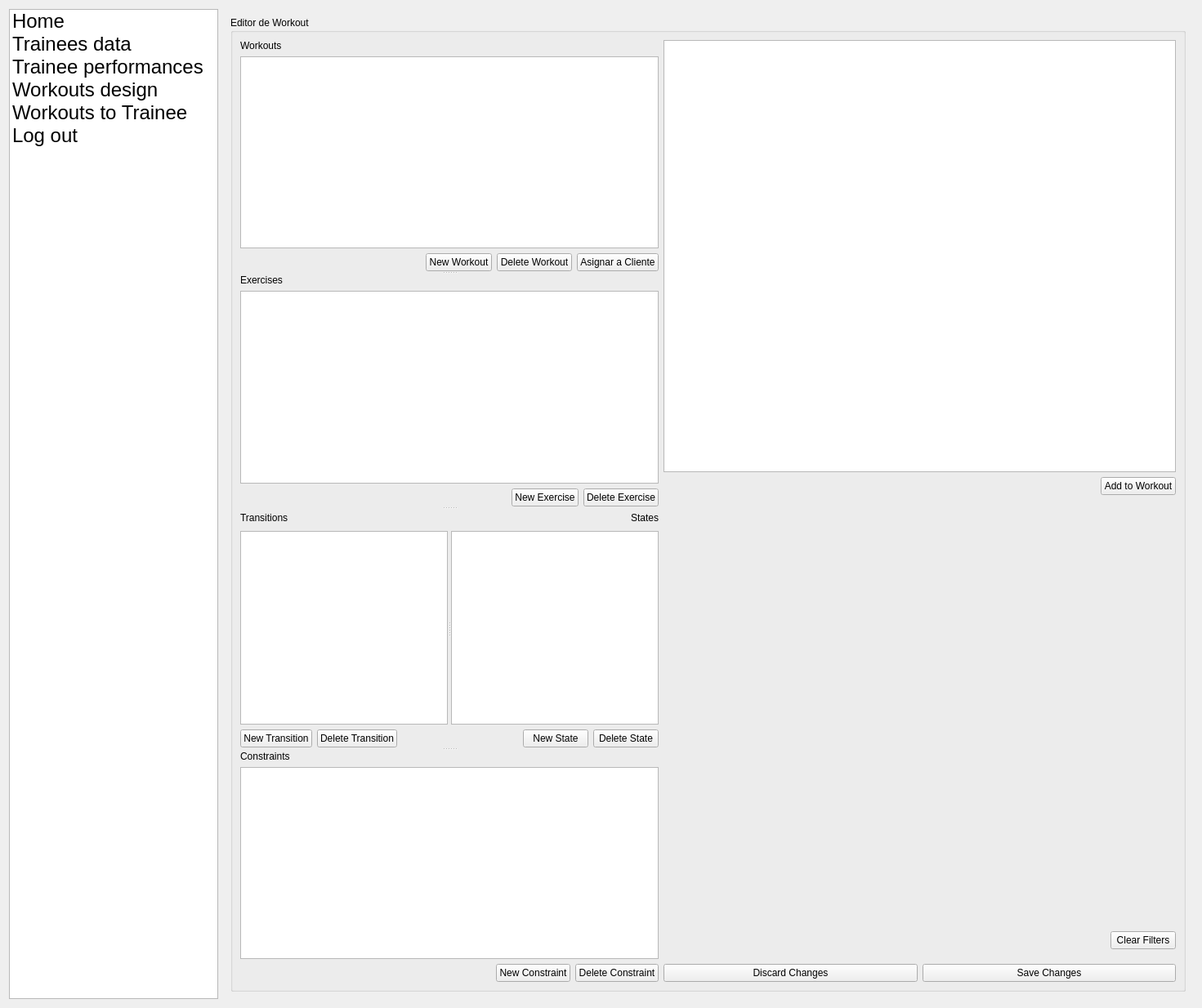
<?xml version="1.0" encoding="UTF-8"?>
<ui version="4.0">
 <class>TrainerBoardWidget</class>
 <widget class="QWidget" name="TrainerBoardWidget">
  <property name="geometry">
   <rect>
    <x>0</x>
    <y>0</y>
    <width>1471</width>
    <height>1234</height>
   </rect>
  </property>
  <layout class="QHBoxLayout" name="horizontalLayout">
   <item>
    <widget class="QListWidget" name="listWidget">
     <property name="sizePolicy">
      <sizepolicy hsizetype="Minimum" vsizetype="MinimumExpanding">
       <horstretch>0</horstretch>
       <verstretch>0</verstretch>
      </sizepolicy>
     </property>
     <property name="font">
      <font>
       <pointsize>18</pointsize>
      </font>
     </property>
     <item>
      <property name="text">
       <string>Home</string>
      </property>
     </item>
     <item>
      <property name="text">
       <string>Trainees data</string>
      </property>
     </item>
     <item>
      <property name="text">
       <string>Trainee performances</string>
      </property>
     </item>
     <item>
      <property name="text">
       <string>Workouts design</string>
      </property>
     </item>
     <item>
      <property name="text">
       <string>Workouts to Trainee</string>
      </property>
     </item>
     <item>
      <property name="text">
       <string>Log out</string>
      </property>
     </item>
    </widget>
   </item>
   <item>
    <widget class="QStackedWidget" name="stackedWidget">
     <property name="currentIndex">
      <number>1</number>
     </property>
     <widget class="QWidget" name="HomePage">
      <layout class="QVBoxLayout" name="verticalLayout_clients">
       <item>
        <layout class="QVBoxLayout" name="verticalLayout">
         <item>
          <widget class="QGroupBox" name="groupBox">
           <property name="title">
            <string>GroupBox</string>
           </property>
           <widget class="QLabel" name="pictureLabel">
            <property name="geometry">
             <rect>
              <x>30</x>
              <y>80</y>
              <width>181</width>
              <height>201</height>
             </rect>
            </property>
            <property name="text">
             <string>TextLabel</string>
            </property>
           </widget>
           <widget class="QWidget" name="formLayoutWidget">
            <property name="geometry">
             <rect>
              <x>220</x>
              <y>50</y>
              <width>351</width>
              <height>421</height>
             </rect>
            </property>
            <layout class="QFormLayout" name="formLayout">
             <item row="0" column="0">
              <widget class="QLabel" name="label_2">
               <property name="font">
                <font>
                 <pointsize>18</pointsize>
                </font>
               </property>
               <property name="text">
                <string>Id number:</string>
               </property>
              </widget>
             </item>
             <item row="0" column="1">
              <widget class="QLabel" name="IdUserLabel">
               <property name="font">
                <font>
                 <pointsize>18</pointsize>
                </font>
               </property>
               <property name="text">
                <string>TextLabel</string>
               </property>
              </widget>
             </item>
             <item row="1" column="0">
              <widget class="QLabel" name="label_4">
               <property name="font">
                <font>
                 <pointsize>18</pointsize>
                </font>
               </property>
               <property name="text">
                <string>User Name</string>
               </property>
              </widget>
             </item>
             <item row="3" column="0">
              <widget class="QLabel" name="label_5">
               <property name="font">
                <font>
                 <pointsize>18</pointsize>
                </font>
               </property>
               <property name="text">
                <string>Email:</string>
               </property>
              </widget>
             </item>
             <item row="9" column="0">
              <widget class="QLabel" name="label_8">
               <property name="font">
                <font>
                 <pointsize>18</pointsize>
                </font>
               </property>
               <property name="text">
                <string/>
               </property>
              </widget>
             </item>
             <item row="4" column="0">
              <widget class="QLabel" name="label_9">
               <property name="font">
                <font>
                 <pointsize>18</pointsize>
                </font>
               </property>
               <property name="text">
                <string>Qualyfications</string>
               </property>
              </widget>
             </item>
             <item row="5" column="0">
              <widget class="QLabel" name="label_10">
               <property name="font">
                <font>
                 <pointsize>18</pointsize>
                </font>
               </property>
               <property name="text">
                <string>Expertisse</string>
               </property>
              </widget>
             </item>
             <item row="6" column="0">
              <widget class="QLabel" name="label_11">
               <property name="font">
                <font>
                 <pointsize>18</pointsize>
                </font>
               </property>
               <property name="text">
                <string>Years</string>
               </property>
              </widget>
             </item>
             <item row="7" column="0">
              <widget class="QLabel" name="label_6">
               <property name="font">
                <font>
                 <pointsize>18</pointsize>
                </font>
               </property>
               <property name="text">
                <string>Trainer Since:</string>
               </property>
              </widget>
             </item>
             <item row="8" column="0">
              <widget class="QLabel" name="label_7">
               <property name="font">
                <font>
                 <pointsize>18</pointsize>
                </font>
               </property>
               <property name="text">
                <string>Last Log:</string>
               </property>
              </widget>
             </item>
             <item row="10" column="0">
              <widget class="QLabel" name="label_12">
               <property name="font">
                <font>
                 <pointsize>18</pointsize>
                </font>
               </property>
               <property name="text">
                <string>Remarks</string>
               </property>
              </widget>
             </item>
             <item row="1" column="1">
              <widget class="QLabel" name="userNameLabel">
               <property name="font">
                <font>
                 <pointsize>18</pointsize>
                </font>
               </property>
               <property name="text">
                <string>TextLabel</string>
               </property>
              </widget>
             </item>
             <item row="3" column="1">
              <widget class="QLabel" name="emailLabel">
               <property name="font">
                <font>
                 <pointsize>18</pointsize>
                </font>
               </property>
               <property name="text">
                <string>TextLabel</string>
               </property>
              </widget>
             </item>
             <item row="2" column="1">
              <widget class="QLabel" name="label_15">
               <property name="font">
                <font>
                 <pointsize>18</pointsize>
                </font>
               </property>
               <property name="text">
                <string>TextLabel</string>
               </property>
              </widget>
             </item>
             <item row="4" column="1">
              <widget class="QLabel" name="qualificationsLabel">
               <property name="font">
                <font>
                 <pointsize>18</pointsize>
                </font>
               </property>
               <property name="text">
                <string>TextLabel</string>
               </property>
              </widget>
             </item>
             <item row="5" column="1">
              <widget class="QLabel" name="expertiseLabel">
               <property name="font">
                <font>
                 <pointsize>18</pointsize>
                </font>
               </property>
               <property name="text">
                <string>TextLabel</string>
               </property>
              </widget>
             </item>
             <item row="6" column="1">
              <widget class="QLabel" name="yearsLabel">
               <property name="font">
                <font>
                 <pointsize>18</pointsize>
                </font>
               </property>
               <property name="text">
                <string>TextLabel</string>
               </property>
              </widget>
             </item>
             <item row="7" column="1">
              <widget class="QLabel" name="sinceLabel">
               <property name="font">
                <font>
                 <pointsize>18</pointsize>
                </font>
               </property>
               <property name="text">
                <string>TextLabel</string>
               </property>
              </widget>
             </item>
             <item row="8" column="1">
              <widget class="QLabel" name="logLabel">
               <property name="font">
                <font>
                 <pointsize>18</pointsize>
                </font>
               </property>
               <property name="text">
                <string>TextLabel</string>
               </property>
              </widget>
             </item>
             <item row="10" column="1">
              <widget class="QLabel" name="resumeLabel">
               <property name="font">
                <font>
                 <pointsize>18</pointsize>
                </font>
               </property>
               <property name="text">
                <string>TextLabel</string>
               </property>
              </widget>
             </item>
            </layout>
           </widget>
          </widget>
         </item>
        </layout>
       </item>
      </layout>
     </widget>
     <widget class="QWidget" name="workoutsPage">
      <layout class="QGridLayout" name="gridLayout">
       <item row="0" column="0">
        <layout class="QVBoxLayout" name="verticalLayout_2">
         <item>
          <widget class="QGroupBox" name="groupBox_2">
           <property name="title">
            <string>Editor de Workout</string>
           </property>
           <layout class="QGridLayout" name="gridLayout_2">
            <item row="0" column="1">
             <layout class="QVBoxLayout" name="verticalLayout_4">
              <item>
               <widget class="QTableView" name="tableExercisesLibrary"/>
              </item>
              <item>
               <layout class="QHBoxLayout" name="horizontalLayout_8">
                <item>
                 <spacer name="horizontalSpacer_5">
                  <property name="orientation">
                   <enum>Qt::Orientation::Horizontal</enum>
                  </property>
                  <property name="sizeHint" stdset="0">
                   <size>
                    <width>40</width>
                    <height>20</height>
                   </size>
                  </property>
                 </spacer>
                </item>
                <item>
                 <widget class="QPushButton" name="AddToWorkout_Button">
                  <property name="text">
                   <string>Add to Workout</string>
                  </property>
                 </widget>
                </item>
               </layout>
              </item>
              <item>
               <spacer name="verticalSpacer">
                <property name="orientation">
                 <enum>Qt::Orientation::Vertical</enum>
                </property>
                <property name="sizeHint" stdset="0">
                 <size>
                  <width>20</width>
                  <height>40</height>
                 </size>
                </property>
               </spacer>
              </item>
             </layout>
            </item>
            <item row="4" column="1">
             <layout class="QHBoxLayout" name="horizontalLayout_17">
              <item>
               <widget class="QPushButton" name="DischardButton">
                <property name="text">
                 <string>Discard Changes</string>
                </property>
               </widget>
              </item>
              <item>
               <widget class="QPushButton" name="saveButton">
                <property name="text">
                 <string>Save Changes</string>
                </property>
               </widget>
              </item>
             </layout>
            </item>
            <item row="1" column="1">
             <layout class="QHBoxLayout" name="horizontalLayout_21">
              <item>
               <spacer name="horizontalSpacer_8">
                <property name="orientation">
                 <enum>Qt::Orientation::Horizontal</enum>
                </property>
                <property name="sizeHint" stdset="0">
                 <size>
                  <width>40</width>
                  <height>20</height>
                 </size>
                </property>
               </spacer>
              </item>
              <item>
               <widget class="QPushButton" name="clearFilters_Button">
                <property name="text">
                 <string>Clear Filters</string>
                </property>
               </widget>
              </item>
             </layout>
            </item>
            <item row="0" column="0" rowspan="5">
             <layout class="QVBoxLayout" name="verticalLayout_3">
              <item>
               <widget class="QSplitter" name="splitterWorkoutEditor">
                <property name="orientation">
                 <enum>Qt::Orientation::Vertical</enum>
                </property>
                <widget class="QWidget" name="verticalLayoutWidget_3">
                 <layout class="QVBoxLayout" name="verticalLayout_5">
                  <item>
                   <widget class="QLabel" name="label_13">
                    <property name="sizePolicy">
                     <sizepolicy hsizetype="Fixed" vsizetype="Fixed">
                      <horstretch>0</horstretch>
                      <verstretch>0</verstretch>
                     </sizepolicy>
                    </property>
                    <property name="text">
                     <string>Workouts</string>
                    </property>
                   </widget>
                  </item>
                  <item>
                   <widget class="QTableView" name="tableWorkouts"/>
                  </item>
                  <item>
                   <layout class="QHBoxLayout" name="horizontalLayout_3">
                    <item>
                     <spacer name="horizontalSpacer">
                      <property name="orientation">
                       <enum>Qt::Orientation::Horizontal</enum>
                      </property>
                      <property name="sizeHint" stdset="0">
                       <size>
                        <width>40</width>
                        <height>20</height>
                       </size>
                      </property>
                     </spacer>
                    </item>
                    <item>
                     <widget class="QPushButton" name="new_WorkoutButton">
                      <property name="text">
                       <string>New Workout</string>
                      </property>
                     </widget>
                    </item>
                    <item>
                     <widget class="QPushButton" name="delete_WorkoutButton">
                      <property name="text">
                       <string>Delete Workout</string>
                      </property>
                     </widget>
                    </item>
                    <item>
                     <widget class="QPushButton" name="AssignButton">
                      <property name="text">
                       <string>Asignar a Cliente</string>
                      </property>
                     </widget>
                    </item>
                   </layout>
                  </item>
                  <item>
                   <layout class="QHBoxLayout" name="horizontalLayout_5"/>
                  </item>
                 </layout>
                </widget>
                <widget class="QWidget" name="verticalLayoutWidget_4">
                 <layout class="QVBoxLayout" name="verticalLayout_6">
                  <item>
                   <widget class="QLabel" name="label_16">
                    <property name="sizePolicy">
                     <sizepolicy hsizetype="Fixed" vsizetype="Fixed">
                      <horstretch>0</horstretch>
                      <verstretch>0</verstretch>
                     </sizepolicy>
                    </property>
                    <property name="text">
                     <string>Exercises</string>
                    </property>
                   </widget>
                  </item>
                  <item>
                   <widget class="QTableView" name="tableExercises"/>
                  </item>
                  <item>
                   <layout class="QHBoxLayout" name="horizontalLayout_6">
                    <item>
                     <spacer name="horizontalSpacer_2">
                      <property name="orientation">
                       <enum>Qt::Orientation::Horizontal</enum>
                      </property>
                      <property name="sizeHint" stdset="0">
                       <size>
                        <width>40</width>
                        <height>20</height>
                       </size>
                      </property>
                     </spacer>
                    </item>
                    <item>
                     <widget class="QPushButton" name="new_ExerciseButton">
                      <property name="text">
                       <string>New Exercise</string>
                      </property>
                     </widget>
                    </item>
                    <item>
                     <widget class="QPushButton" name="delete_ExerciseButton">
                      <property name="text">
                       <string>Delete Exercise</string>
                      </property>
                     </widget>
                    </item>
                   </layout>
                  </item>
                  <item>
                   <layout class="QHBoxLayout" name="horizontalLayout_7"/>
                  </item>
                 </layout>
                </widget>
                <widget class="QWidget" name="verticalLayoutWidget_5">
                 <layout class="QVBoxLayout" name="verticalLayout_12">
                  <item>
                   <layout class="QHBoxLayout" name="horizontalLayout_2">
                    <item>
                     <layout class="QVBoxLayout" name="verticalLayout_10">
                      <item>
                       <layout class="QHBoxLayout" name="horizontalLayout_4">
                        <item>
                         <widget class="QLabel" name="label_18">
                          <property name="sizePolicy">
                           <sizepolicy hsizetype="Fixed" vsizetype="Fixed">
                            <horstretch>0</horstretch>
                            <verstretch>0</verstretch>
                           </sizepolicy>
                          </property>
                          <property name="text">
                           <string>Transitions</string>
                          </property>
                         </widget>
                        </item>
                        <item>
                         <spacer name="horizontalSpacer_6">
                          <property name="orientation">
                           <enum>Qt::Orientation::Horizontal</enum>
                          </property>
                          <property name="sizeHint" stdset="0">
                           <size>
                            <width>40</width>
                            <height>20</height>
                           </size>
                          </property>
                         </spacer>
                        </item>
                        <item>
                         <widget class="QLabel" name="label_19">
                          <property name="sizePolicy">
                           <sizepolicy hsizetype="Fixed" vsizetype="Fixed">
                            <horstretch>0</horstretch>
                            <verstretch>0</verstretch>
                           </sizepolicy>
                          </property>
                          <property name="text">
                           <string>States</string>
                          </property>
                         </widget>
                        </item>
                       </layout>
                      </item>
                      <item>
                       <widget class="QSplitter" name="splitterWorkoutEditor_5">
                        <property name="orientation">
                         <enum>Qt::Orientation::Horizontal</enum>
                        </property>
                        <widget class="QTableView" name="tableTransitions"/>
                        <widget class="QTableView" name="tableStates"/>
                       </widget>
                      </item>
                      <item>
                       <layout class="QHBoxLayout" name="horizontalLayout_14">
                        <item>
                         <layout class="QHBoxLayout" name="horizontalLayout_13">
                          <item>
                           <layout class="QHBoxLayout" name="horizontalLayout_12">
                            <item>
                             <widget class="QPushButton" name="new_TransitionButton">
                              <property name="text">
                               <string>New Transition</string>
                              </property>
                             </widget>
                            </item>
                            <item>
                             <widget class="QPushButton" name="delete_TransitionButton">
                              <property name="text">
                               <string>Delete Transition</string>
                              </property>
                             </widget>
                            </item>
                           </layout>
                          </item>
                         </layout>
                        </item>
                        <item>
                         <spacer name="horizontalSpacer_3">
                          <property name="orientation">
                           <enum>Qt::Orientation::Horizontal</enum>
                          </property>
                          <property name="sizeHint" stdset="0">
                           <size>
                            <width>40</width>
                            <height>20</height>
                           </size>
                          </property>
                         </spacer>
                        </item>
                        <item>
                         <layout class="QHBoxLayout" name="horizontalLayout_11">
                          <item>
                           <widget class="QPushButton" name="ne_StateButton">
                            <property name="text">
                             <string>New State</string>
                            </property>
                           </widget>
                          </item>
                          <item>
                           <widget class="QPushButton" name="delete_StateButton">
                            <property name="text">
                             <string>Delete State</string>
                            </property>
                           </widget>
                          </item>
                         </layout>
                        </item>
                       </layout>
                      </item>
                     </layout>
                    </item>
                   </layout>
                  </item>
                  <item>
                   <layout class="QHBoxLayout" name="horizontalLayout_10"/>
                  </item>
                 </layout>
                </widget>
                <widget class="QWidget" name="verticalLayoutWidget_2">
                 <layout class="QVBoxLayout" name="verticalLayout_15">
                  <item>
                   <layout class="QVBoxLayout" name="verticalLayout_21">
                    <item>
                     <widget class="QLabel" name="label_20">
                      <property name="sizePolicy">
                       <sizepolicy hsizetype="Fixed" vsizetype="Fixed">
                        <horstretch>0</horstretch>
                        <verstretch>0</verstretch>
                       </sizepolicy>
                      </property>
                      <property name="text">
                       <string>Constraints</string>
                      </property>
                     </widget>
                    </item>
                    <item>
                     <widget class="QTableView" name="tableConstraints"/>
                    </item>
                    <item>
                     <layout class="QHBoxLayout" name="horizontalLayout_15">
                      <item>
                       <spacer name="horizontalSpacer_4">
                        <property name="orientation">
                         <enum>Qt::Orientation::Horizontal</enum>
                        </property>
                        <property name="sizeHint" stdset="0">
                         <size>
                          <width>40</width>
                          <height>20</height>
                         </size>
                        </property>
                       </spacer>
                      </item>
                      <item>
                       <widget class="QPushButton" name="new_ConstraintButton">
                        <property name="text">
                         <string>New Constraint</string>
                        </property>
                       </widget>
                      </item>
                      <item>
                       <widget class="QPushButton" name="delete_ConstraintButton">
                        <property name="text">
                         <string>Delete Constraint</string>
                        </property>
                       </widget>
                      </item>
                     </layout>
                    </item>
                    <item>
                     <layout class="QHBoxLayout" name="horizontalLayout_16"/>
                    </item>
                   </layout>
                  </item>
                 </layout>
                </widget>
               </widget>
              </item>
             </layout>
            </item>
           </layout>
          </widget>
         </item>
        </layout>
       </item>
      </layout>
     </widget>
     <widget class="QWidget" name="WorkoutsAssigns">
      <layout class="QVBoxLayout" name="verticalLayout_dashboard">
       <item>
        <layout class="QHBoxLayout" name="horizontalLayout_18">
         <item>
          <widget class="QLabel" name="label_14">
           <property name="text">
            <string>TextLabel</string>
           </property>
          </widget>
         </item>
         <item>
          <widget class="QLabel" name="label_3">
           <property name="text">
            <string>TextLabel</string>
           </property>
          </widget>
         </item>
         <item>
          <widget class="QLabel" name="label">
           <property name="text">
            <string>TextLabel</string>
           </property>
          </widget>
         </item>
        </layout>
       </item>
       <item>
        <layout class="QVBoxLayout" name="verticalLayout_8">
         <item>
          <layout class="QHBoxLayout" name="horizontalLayout_9">
           <item>
            <widget class="QTableView" name="ClientsTable"/>
           </item>
           <item>
            <widget class="QTableView" name="assignTable"/>
           </item>
           <item>
            <widget class="QTableView" name="workoutsTable"/>
           </item>
          </layout>
         </item>
        </layout>
       </item>
       <item>
        <layout class="QHBoxLayout" name="horizontalLayout_22">
         <item>
          <spacer name="horizontalSpacer_7">
           <property name="orientation">
            <enum>Qt::Orientation::Horizontal</enum>
           </property>
           <property name="sizeHint" stdset="0">
            <size>
             <width>40</width>
             <height>20</height>
            </size>
           </property>
          </spacer>
         </item>
         <item>
          <widget class="QPushButton" name="Assign_Button">
           <property name="text">
            <string>Assignar Workout</string>
           </property>
          </widget>
         </item>
         <item>
          <widget class="QPushButton" name="unassign_Button">
           <property name="text">
            <string>Borrar Asignación</string>
           </property>
          </widget>
         </item>
        </layout>
       </item>
      </layout>
     </widget>
    </widget>
   </item>
  </layout>
 </widget>
 <resources/>
 <connections/>
</ui>
